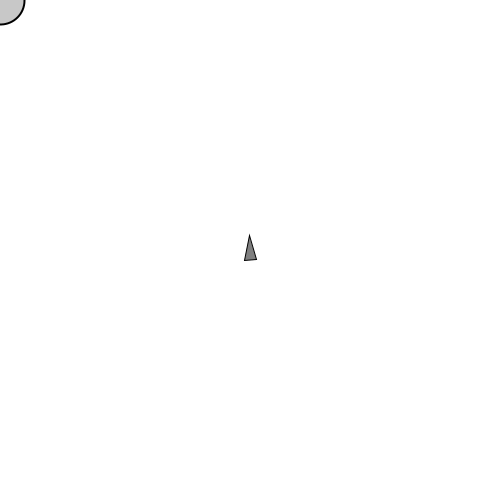
Frame 1 (no input)
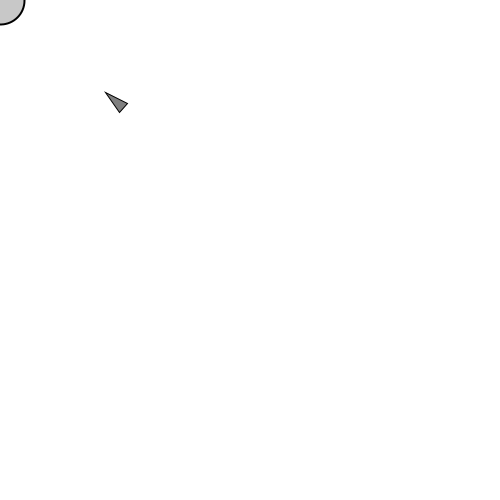
Frame 60 (the mouse pressed at the canvas centre just before this capture)
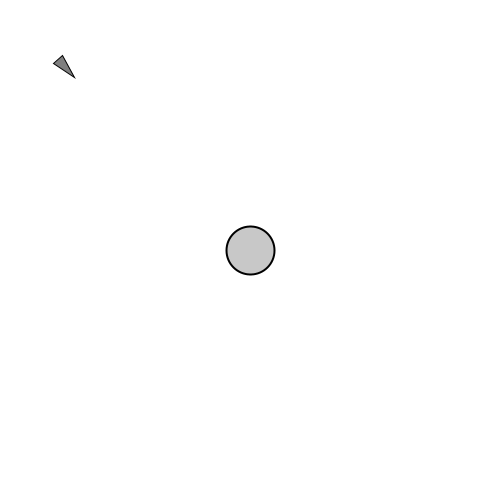
Frame 120 (the mouse held since frame 60 and released just before this capture)

The Processing sketch that drew these frames (run headless with seeded random() and noise(); from frame 60 on, the mouse is pressed at the canvas centre):

// Processing sketch: sketch_6_01_Seek_and_Arrive
// ── sketch_6_01_Seek_and_Arrive.pde
class Vehicle {
  PVector position;
  PVector velocity;
  PVector acceleration;
  float r; 
  float maxforce;
  float maxspeed;

  Vehicle(float x, float y) {
    acceleration = new PVector(0, 0);
    velocity = new PVector(0, -2);
    position = new PVector(x, y);
    r = 6;
    maxspeed = 4;
    maxforce = 0.1;
  }

  void update() {
    velocity.add(acceleration);
    velocity.limit(maxspeed);
    position.add(velocity);
    acceleration.mult(0);
  }

  void applyForce(PVector force) {
    acceleration.add(force);
  }

  void seek(PVector target) {
    PVector desired = PVector.sub(target, position);
    desired.setMag(maxspeed);
    PVector steer = PVector.sub(desired, velocity);
    steer.limit(maxforce);
    applyForce(steer);
  }

  //void seek(PVector target, boolean b) {
  //  PVector desired = PVector.sub(target, position);
  //  desired.setMag(maxspeed);
  //  PVector steer = desired;
  //  steer.limit(maxforce);
  //  applyForce(steer);
  //}

  void arrive(PVector target) {
    PVector desired = PVector.sub(target, position);    
    float d = desired.mag();
    if (d > 100) {
      desired.setMag(maxspeed);
    } else {
      desired.setMag(map(d, 0, 100, 0, maxspeed));
    }
    PVector steer = PVector.sub(desired, velocity);
    steer.limit(maxforce);
    applyForce(steer);
  }

  void display() {
    float theta = velocity.heading2D() + PI/2;
    fill(127);
    stroke(0);
    strokeWeight(1);
    pushMatrix();
    translate(position.x, position.y);
    rotate(theta);
    beginShape();
    vertex(0, -r*2);
    vertex(-r, r*2);
    vertex(r, r*2);
    endShape(CLOSE);
    popMatrix();
  }
}

Vehicle v;

void setup() {
  size(500, 500);
  v = new Vehicle(width/2, height/2);
}

void draw() {
  background(255);
  PVector mouse = new PVector(mouseX, mouseY);

  fill(200);
  stroke(0);
  strokeWeight(2);
  ellipse(mouse.x, mouse.y, 48, 48);

  //v.seek(mouse);
  //v.seek(mouse, true);
  v.arrive(mouse);
  v.update();
  v.display();
}
